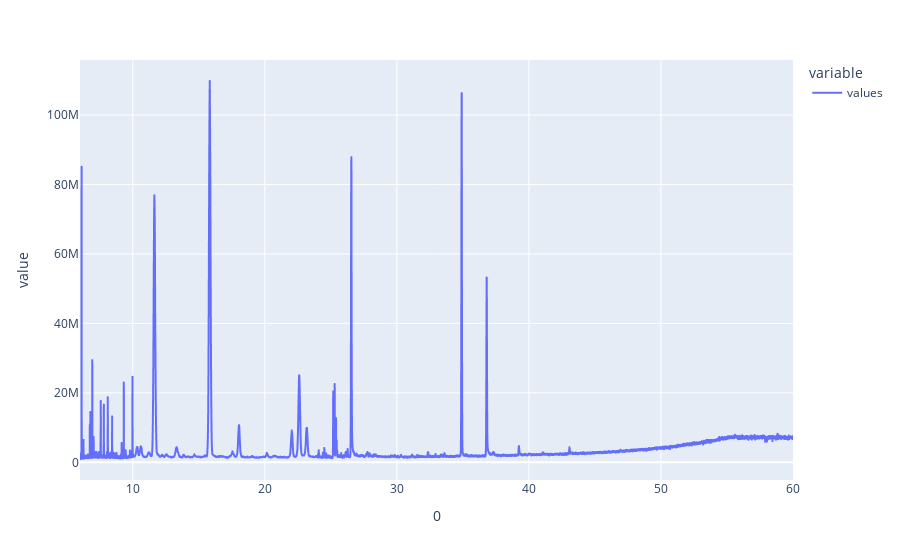

Source (notebook cell):
### Markdown cell above
Pour avoir une meilleur généralisation sur tous les types de courbes, il est possible de compenser les écart de temps qui peuvent être introduits par les maintenances par exemple ou les variabilités au cours du temps induite par la machine. Pour corriger cela on peut se baser sur trois pics de référence, qui sont des molécules toujours présentes sur le graphique (attention le deuxième pic peut ne pas être présent en cas de prise de certains médicaments par exemple). Pour corriger les variabilités en temps, on peut aligner ces pics de référence sur des repères fixes. <br>

### Code cell
temp = df.copy(deep = True)
temp = tools.alignSpikes(temp)
df.plot()

### Figure 1 — Plotly figure (JSON) as saved in the notebook; plotly's stock layout.template omitted (floating-point values rounded to 4 significant figures; data arrays with more than 128 entries replaced by an {"elided": "..."} marker saying what was removed)
{"data": [{"hovertemplate": "variable=values<br>0=%{x}<br>value=%{y}<extra></extra>", "legendgroup": "values", "line": {"color": "#636efa", "dash": "solid"}, "mode": "lines", "name": "values", "showlegend": true, "type": "scattergl", "x": {"elided": "9150 float values"}, "xaxis": "x", "y": {"elided": "9150 float values"}, "yaxis": "y"}], "layout": {"legend": {"title": {"text": "variable"}, "tracegroupgap": 0}, "margin": {"t": 60}, "xaxis": {"anchor": "y", "domain": [0, 1], "title": {"text": "0"}}, "yaxis": {"anchor": "x", "domain": [0, 1], "title": {"text": "value"}}}}
